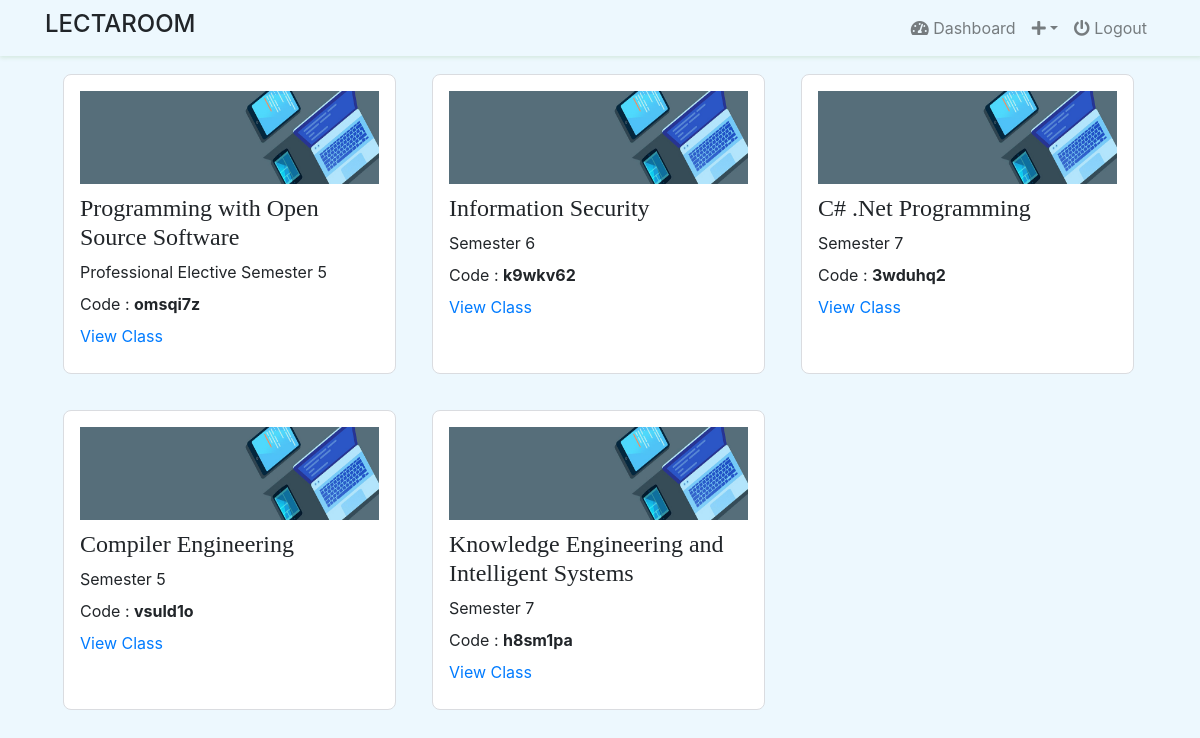
Page /student/ (signed in) on the committed database.
### classroom/models.py (models this page shows, shortened)
class Time(models.Model):
    created_at = models.DateTimeField(auto_now_add=True, null=True)
    updated_at = models.DateTimeField(auto_now=True, null=True)
    class Meta:
        abstract = True

class ClassRoom(Time):
    id = models.UUIDField(primary_key=True,editable=False,default=uuid.uuid4)
    name = models.CharField(max_length=100,blank=False, null=True)
    cover = models.ImageField(upload_to='others/cover/', default='others/class.jpg',null=True)
    unit = models.CharField(max_length=100, null=True)
    code = models.CharField(max_length=8,blank=True, null=True) # random
    details = models.TextField()
    teacher = models.ForeignKey(Teacher,on_delete=models.SET_NULL, null=True,related_name='room')
    student = models.ManyToManyField(Student,through='MemberShip', related_name='s_room')

### profiles/views/student.py (the view)
# urls.py: path('student/',StudentDashboard.as_view(),name='student'),
class StudentDashboard(View):
    @method_decorator(login_required(login_url='login'))
    def dispatch(self,request,*args,**kwargs):
        return super().dispatch(request,*args,**kwargs)
    def get(self,reqeust):
        user = reqeust.user.students
        context = {
                'room':user.s_room.all()
        }
        return render(reqeust,'dashboard/student/student.html',context)

### templates/dashboard/student/student.html (shortened to what this page needs)
{% extends 'base/base.html' %}
{% load static %}
{% block content %}
<div class="row" style="margin-top:30px; margin:0;">
{% for r in room %}
<div class="class_box">
    <img style="height:35%" src="{{ r.cover.url }}" alt="">
        <h4 class="text-ellipsis" title="{{r.name}}">{{ r.name }}</h4>
        <p class="mt-2 mb-2">{{ r.unit }}</p>
        <p class="mt-2 mb-2"> Code : <strong>{{ r.code }}</strong> </p>
        <a href="{% url 'single' r.id %}"> View Class </a>
</div>
{% endfor %}
</div>
{% endblock %}

### static/css/custom.css (style rules this page uses)
body { background-color: #edf8fe; }
.class_box { background-color: white; border: 0.0625rem solid #dadce0; -webkit-border-radius: 0.5rem; border-radius: 0.5rem; padding: 1rem; width: 30%; margin : 18px; overflow: hidden; position: relative; height: 300px; }
.class_box h4 { margin-top:10px; font-family: Georgia, 'Times New Roman', Times, serif; margin-bottom: 0; }
.class_box img { background-repeat: no-repeat; background-size: cover; width: 100%; margin: none; }
.class_box a { margin-top: 3px !important; }
.text-ellipsis { display: -webkit-box; -webkit-line-clamp: var(--line-clamp, 2); -webkit-box-orient: vertical; word-break: var(--word-break, 'none'); overflow: hidden; }

### rows in the picture
ClassRoom: cover (picture), name "Programming with Open Source Software", unit "Professional Elective Semester 5", code "omsqi7z"
ClassRoom: cover (picture), name "Information Security", unit "Semester 6", code "k9wkv62"
ClassRoom: cover (picture), name "C# .Net Programming", unit "Semester 7", code "3wduhq2"
ClassRoom: cover (picture), name "Compiler Engineering", unit "Semester 5", code "vsuld1o"
ClassRoom: cover (picture), name "Knowledge Engineering and Intelligent Systems", unit "Semester 7", code "h8sm1pa"
